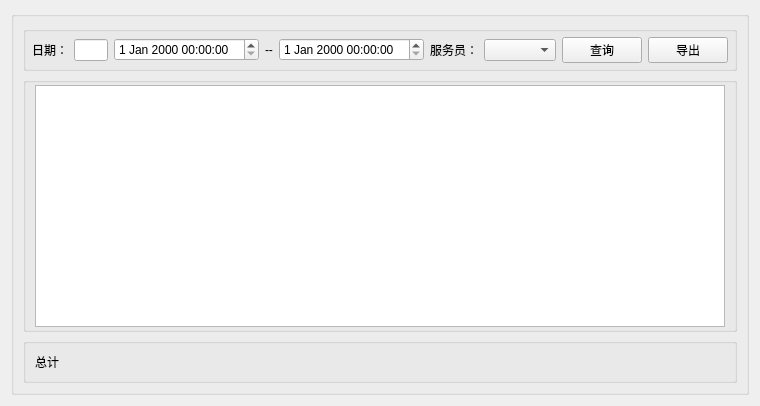
<?xml version="1.0" encoding="UTF-8"?>
<ui version="4.0">
 <class>CheckWidget</class>
 <widget class="QWidget" name="CheckWidget">
  <property name="geometry">
   <rect>
    <x>0</x>
    <y>0</y>
    <width>760</width>
    <height>406</height>
   </rect>
  </property>
  <property name="windowTitle">
   <string>Form</string>
  </property>
  <layout class="QGridLayout" name="gridLayout_4">
   <item row="0" column="0">
    <widget class="QGroupBox" name="groupBox_4">
     <property name="title">
      <string/>
     </property>
     <layout class="QGridLayout" name="gridLayout_5">
      <property name="margin">
       <number>9</number>
      </property>
      <item row="0" column="0">
       <widget class="QGroupBox" name="groupBox">
        <property name="title">
         <string/>
        </property>
        <layout class="QGridLayout" name="gridLayout">
         <property name="leftMargin">
          <number>6</number>
         </property>
         <property name="topMargin">
          <number>5</number>
         </property>
         <property name="rightMargin">
          <number>6</number>
         </property>
         <property name="bottomMargin">
          <number>5</number>
         </property>
         <item row="0" column="7">
          <widget class="QPushButton" name="pushButton">
           <property name="text">
            <string>查询</string>
           </property>
          </widget>
         </item>
         <item row="0" column="0">
          <widget class="QLabel" name="label">
           <property name="text">
            <string>日期：</string>
           </property>
          </widget>
         </item>
         <item row="0" column="1">
          <widget class="QLineEdit" name="lineEdit"/>
         </item>
         <item row="0" column="9">
          <widget class="QPushButton" name="pushButton_2">
           <property name="text">
            <string>导出</string>
           </property>
          </widget>
         </item>
         <item row="0" column="2">
          <widget class="QDateTimeEdit" name="dateTimeEdit_Start"/>
         </item>
         <item row="0" column="5">
          <widget class="QLabel" name="label_2">
           <property name="text">
            <string>服务员：</string>
           </property>
          </widget>
         </item>
         <item row="0" column="3">
          <widget class="QLabel" name="label_4">
           <property name="text">
            <string>--</string>
           </property>
          </widget>
         </item>
         <item row="0" column="4">
          <widget class="QDateTimeEdit" name="dateTimeEdit_End"/>
         </item>
         <item row="0" column="11">
          <spacer name="horizontalSpacer">
           <property name="orientation">
            <enum>Qt::Horizontal</enum>
           </property>
           <property name="sizeHint" stdset="0">
            <size>
             <width>40</width>
             <height>20</height>
            </size>
           </property>
          </spacer>
         </item>
         <item row="0" column="6">
          <widget class="QComboBox" name="comboBox"/>
         </item>
        </layout>
       </widget>
      </item>
      <item row="1" column="0">
       <widget class="QGroupBox" name="groupBox_2">
        <property name="title">
         <string/>
        </property>
        <layout class="QGridLayout" name="gridLayout_2">
         <property name="topMargin">
          <number>2</number>
         </property>
         <property name="bottomMargin">
          <number>2</number>
         </property>
         <item row="0" column="0">
          <widget class="QTableView" name="tableView"/>
         </item>
        </layout>
       </widget>
      </item>
      <item row="2" column="0">
       <widget class="QGroupBox" name="groupBox_3">
        <property name="title">
         <string/>
        </property>
        <layout class="QGridLayout" name="gridLayout_3">
         <item row="0" column="0">
          <widget class="QLabel" name="label_3">
           <property name="text">
            <string>总计</string>
           </property>
          </widget>
         </item>
        </layout>
       </widget>
      </item>
     </layout>
    </widget>
   </item>
  </layout>
 </widget>
 <resources/>
 <connections/>
</ui>
